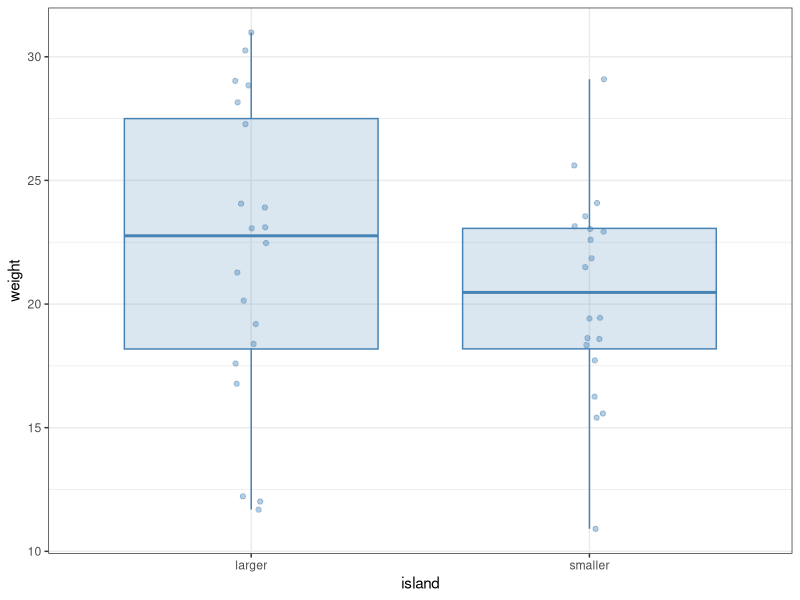
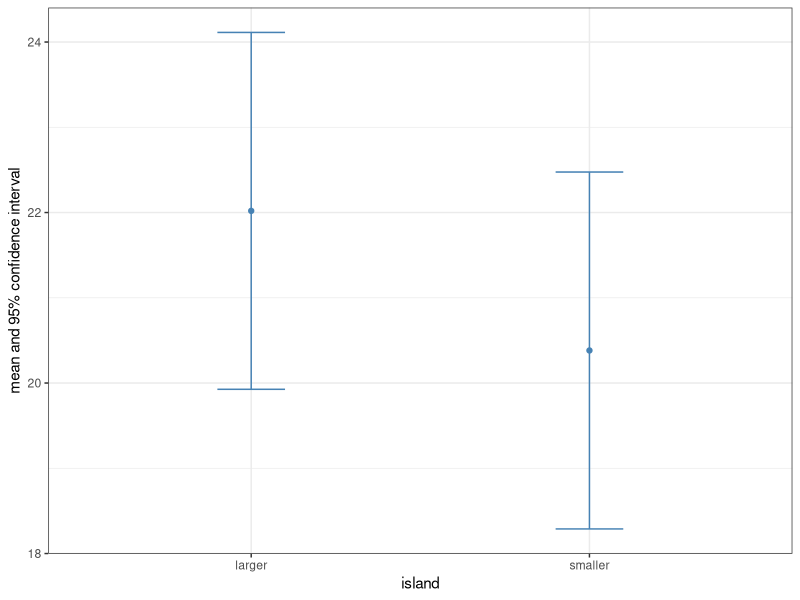
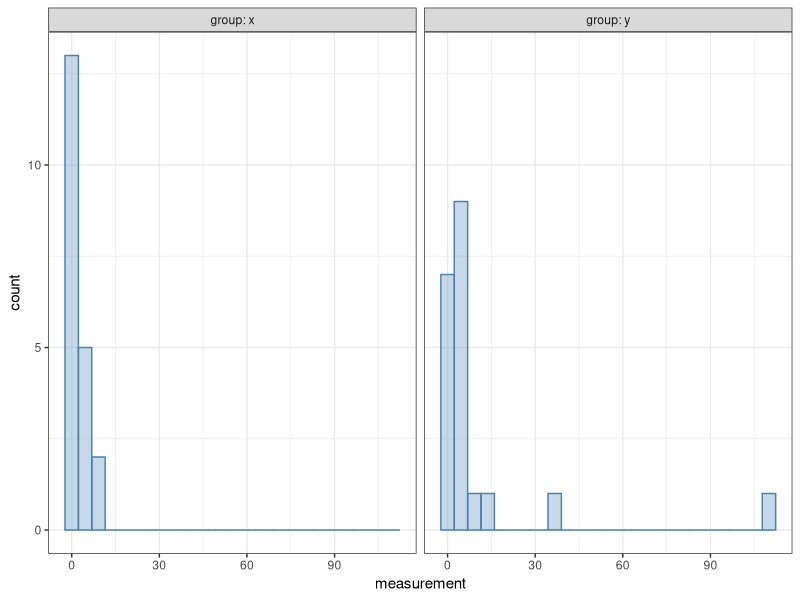

Recreate these plots in R, in order. (Note: this script raises an error after producing the figures.)
## ---- chunk 1
#| message: false
library(tidyverse)

bird <- read_csv("fictive_bird_example.csv")
print(bird, n = Inf)
## ---- chunk 2
bird |>
  ggplot(aes(x = island, y = weight)) +
  geom_boxplot(color = "steelblue", fill = "steelblue",
               alpha = 0.2, outlier.shape = NA) +
  geom_jitter(alpha = 0.4, width = 0.05, color = "steelblue") +
  theme_bw()
## ---- chunk 3
bird |>
  group_by(island) |>
  summarize(mean = mean(weight), median = median(weight)) |>
  ungroup()
## ---- chunk 4
bird |>
  group_by(island) |>
  summarize(mean = mean(weight), # Means of the two groups
            sd = sd(weight), # Standard deviations
            N = n(), # Sample sizes
            SEM = sd / sqrt(N), # Standard errors of the means
            CI = qt(1 - 0.025, N - 1)) |> # Confidence intervals
  ungroup() |> # Ungroup the data (not necessary here, but a good habit)
  ggplot(aes(x = island, y = mean, ymin = mean - CI, ymax = mean + CI)) +
  geom_point(color = "steelblue") +
  geom_errorbar(color = "steelblue", width = 0.2) +
  ylab("mean and 95% confidence interval") +
  theme_bw()
## ---- chunk 5
wilcox.test(weight ~ island, data = bird)
## ---- chunk 6
wilcox.test(weight ~ island, data = bird, conf.int = TRUE)
## ---- chunk 7
wilcox.test(weight ~ island, data = bird, conf.int = TRUE, conf.level = 0.99)
## ---- chunk 8
t.test(weight ~ island, data = bird)
## ---- chunk 9
t.test(weight ~ island, data = bird, conf.level = 0.99)
## ---- chunk 10
#| message: false
example <- read_csv("t_wilcox_example.csv")

example |>
  ggplot(aes(x = measurement)) +
  geom_histogram(bins = 25, alpha = 0.3,
                 color = "steelblue", fill = "steelblue") +
  facet_wrap(~ group, labeller = label_both) +
  theme_bw()
## ---- chunk 11
t.test(measurement ~ group, data = example)
## ---- chunk 12
wilcox.test(measurement ~ group, data = example, conf.int = TRUE)
## ---- chunk 13
#| error: true
bird |>
  wilcox.test(weight ~ island, conf.int = TRUE)
## ---- chunk 14
bird |>
  wilcox.test(weight ~ island, data = _, conf.int = TRUE)
